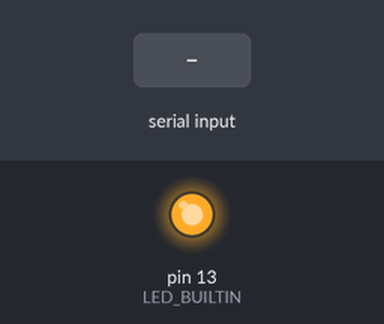
This sketch was run on a simulated Arduino Uno, built with avr-gcc and run on an emulated ATmega328P. Shown: output pins drawn as LEDs (lit = HIGH). The inputs (shaded band) are chosen by the test bench. What the sketch prints to the serial monitor is not drawn.

Above: at 1.2 s.
1.3 s: "1" received over Serial
At 1.7 s:
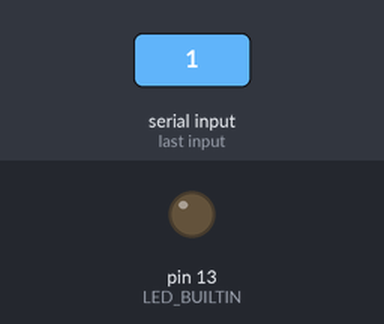
2.8 s: "ON" received over Serial
At 4.0 s:
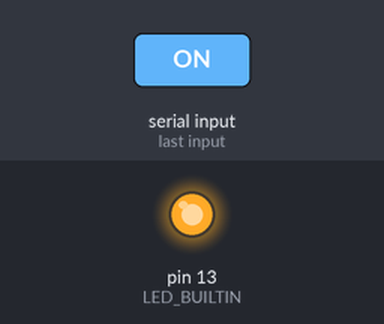
4.3 s: "0" received over Serial
At 5.2 s:
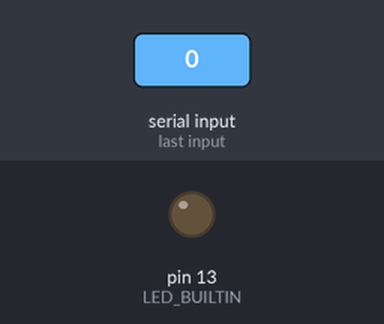
Timing chart, 0 to 7.3 s (numbered marks = the images above; inputs shaded):
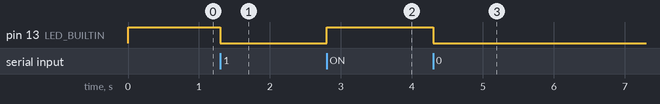

Measured:
- after the input at 1.3 s, pin 13 (LED_BUILTIN): HIGH → LOW at once
- after the input at 2.8 s, pin 13 (LED_BUILTIN): LOW → HIGH at once
- after the input at 4.3 s, pin 13 (LED_BUILTIN): HIGH → LOW at once

The sketch:

arduino_example.ino
```cpp
String x;
#define LED_BUILTIN  13

void setup() {
  Serial.begin(115200);
  Serial.setTimeout(1);
  pinMode(LED_BUILTIN, OUTPUT);
  digitalWrite(LED_BUILTIN, HIGH); //turn on
}

void loop() {
  while(Serial.available()){
    // read the incoming byte:
    x = Serial.readString();
    light_controll(x);
    Serial.print(x);
  }
}

void light_controll(String status) {
  if (x == "ON") {
    digitalWrite(LED_BUILTIN, HIGH); //turn on
  } else {
    digitalWrite(LED_BUILTIN, LOW); //turn off
  }
}
```
